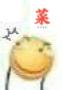

This figure's Python source:
# -*- coding: UTF-8 -*-
"""
@Project ：bot_rain
@File    ：Noob.py
@Author  ：INTMAX
@Date    ：2022-06-05 10:40 a.m. 
"""
import asyncio
import os
from io import BytesIO
from pathlib import Path
import random

import aiohttp
import imageio
from graia.ariadne.app import Ariadne
from graia.ariadne.event.message import GroupMessage
from graia.ariadne.message.chain import MessageChain
from graia.ariadne.message.element import *
from graia.ariadne.message.parser.twilight import (
    FullMatch,
    MatchResult,
    Twilight,
    WildcardMatch,
)
from graia.ariadne.model import Group, Member
from graia.saya import Channel
from graia.saya.builtins.broadcast.schema import ListenerSchema
from PIL import Image as IMG, ImageFilter, ImageDraw

channel = Channel.current()

async def Noob(file, squish=0):
    avatar = IMG.open(file)
    mask = IMG.new("L", avatar.size, 0)
    draw = ImageDraw.Draw(mask)
    offset = 1
    draw.ellipse(
        (offset, offset, avatar.size[0] - offset, avatar.size[1] - offset), fill=255
    )
    mask = mask.filter(ImageFilter.GaussianBlur(0))
    avatar.putalpha(mask)
    avatar = avatar.rotate(random.randint(1, 1), IMG.BICUBIC)
    avatar = avatar.resize((47, 47), IMG.ANTIALIAS)
    noob = IMG.open(Path(__file__).parent / "Noob.jpg")
    noob.paste(avatar, (9, 35), mask=avatar)
    noob = noob.convert("RGB")
    output = BytesIO()
    noob.save(output, format="jpeg")
    return output


@channel.use(
    ListenerSchema(
        listening_events=[GroupMessage],
        inline_dispatchers=[Twilight([FullMatch("菜"), WildcardMatch() @ "para"])],
    )
)
async def Noob_main(app: Ariadne, group: Group, member: Member, para: MatchResult):
    user = (
        para.result.getFirst(At).target
        if para.matched and para.result.has(At)
        else member.id
    )
    profile_url = f"http://q1.qlogo.cn/g?b=qq&nk={user}&s=640"
    async with aiohttp.request("GET", profile_url) as r:
        profile = BytesIO(await r.read())
        out = await Noob(profile)
        await app.send_group_message(
            group, MessageChain([Image(data_bytes=out.getvalue())])
        )
